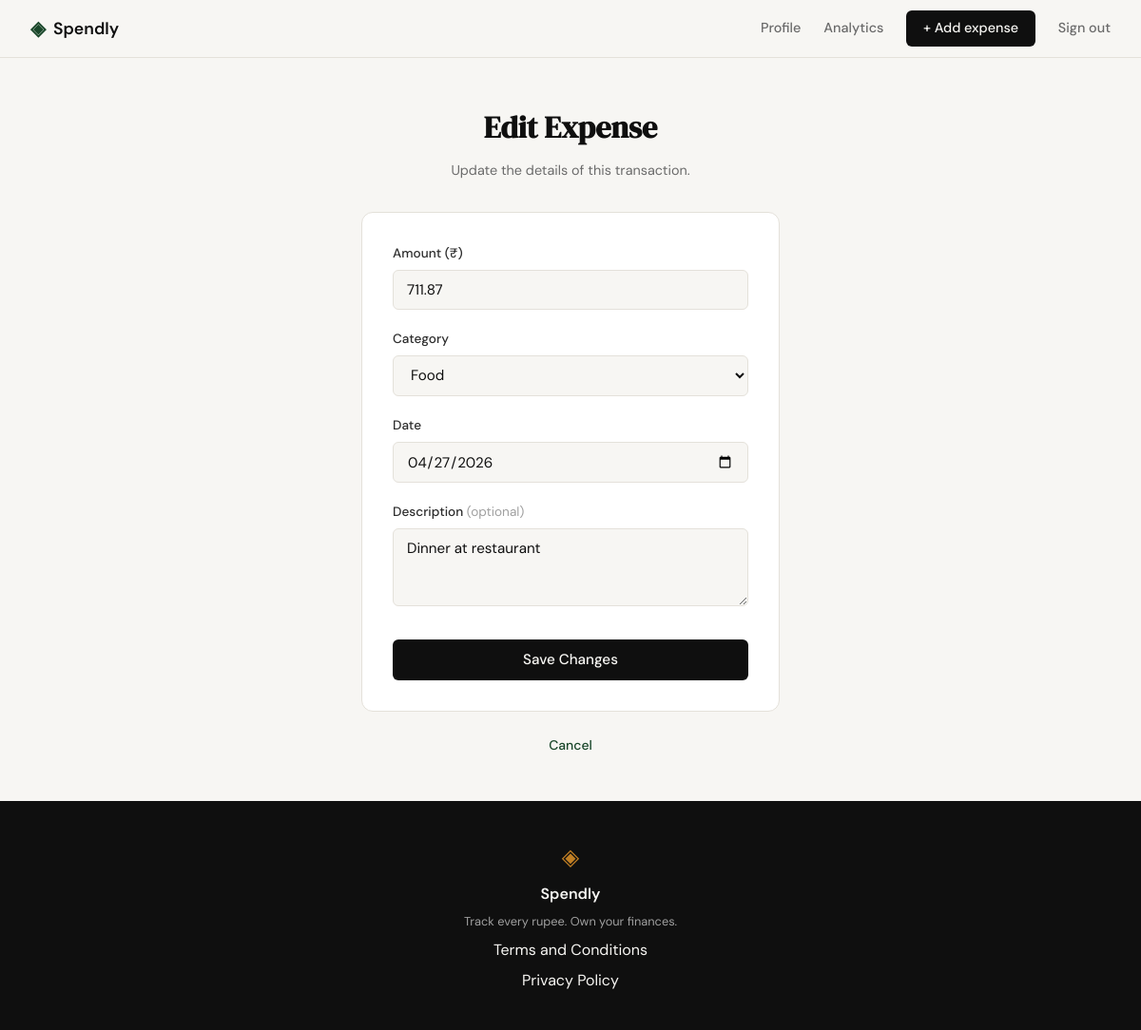
Before: /expenses/14/edit (signed in) with the older database file.
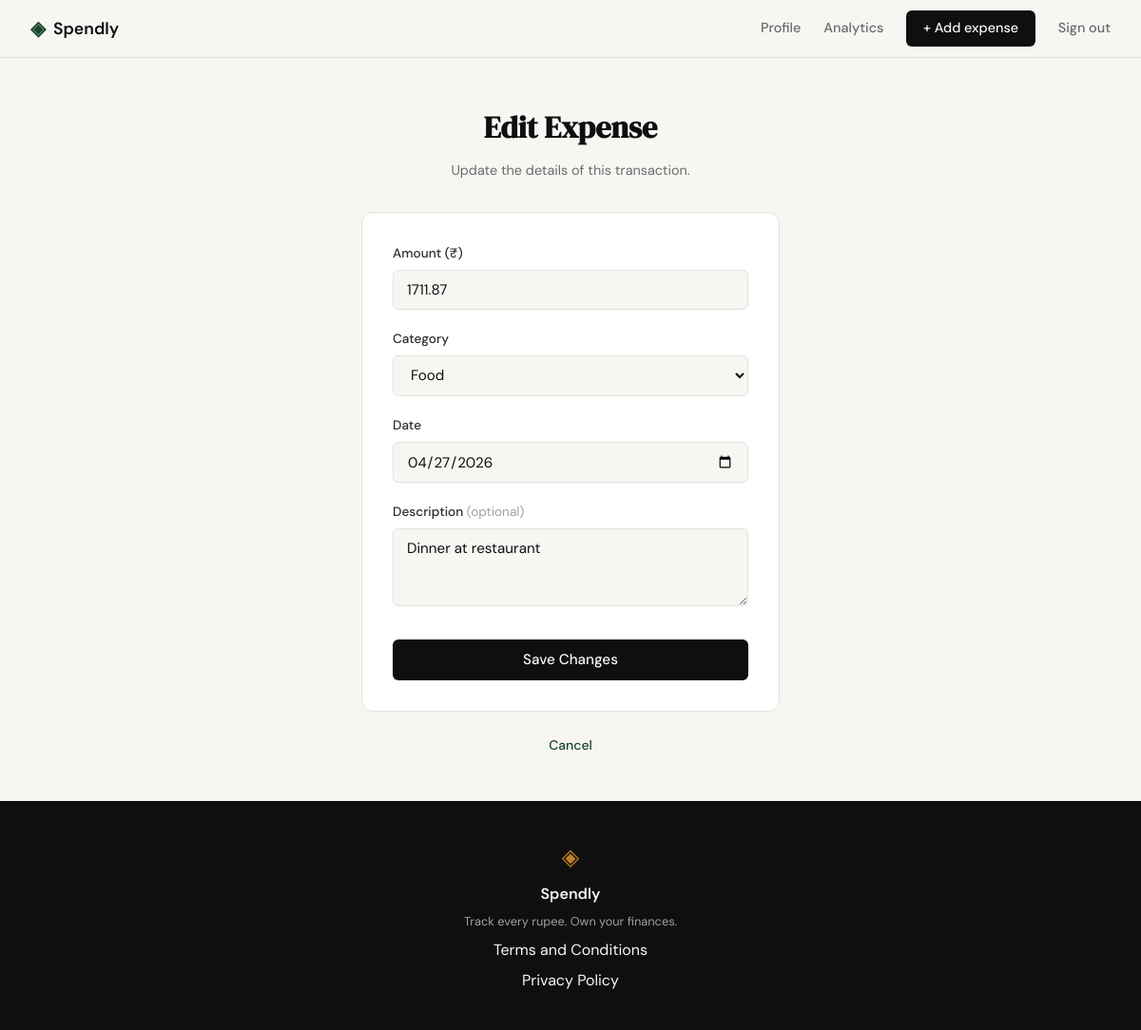
After: the same page with the newer database file.
### tables this page shows
CREATE TABLE expenses (
            id          INTEGER PRIMARY KEY AUTOINCREMENT,
            user_id     INTEGER NOT NULL REFERENCES users(id),
            amount      REAL    NOT NULL,
            category    TEXT    NOT NULL,
            date        TEXT    NOT NULL,
            description TEXT,
            created_at  TEXT    DEFAULT (datetime('now'))
        );

### app.py (the view, shortened to what this page needs)
@app.route("/expenses/<int:id>/edit", methods=["GET", "POST"])
def edit_expense(id):
    if not session.get("user_id"):
        return redirect(url_for("login"))
    expense = get_expense_by_id(id)
    if expense is None:
        abort(404)
    if expense["user_id"] != session["user_id"]:
        abort(403)
    return render_template(
        "edit_expense.html",
        categories=VALID_CATEGORIES,
        expense_id=id,
        form={
            "amount": expense["amount"],
            "category": expense["category"],
            "date": expense["date"],
            "description": expense["description"] or "",
        },
    )

### database/db.py (called while the page is built)
def get_db():
    db_path = os.path.join(os.path.dirname(__file__), "..", "spendly.db")
    conn = sqlite3.connect(db_path)
    conn.row_factory = sqlite3.Row
    conn.execute("PRAGMA foreign_keys = ON")
    return conn

def get_expense_by_id(expense_id):
    conn = get_db()
    row = conn.execute("SELECT * FROM expenses WHERE id = ?", (expense_id,)).fetchone()
    conn.close()
    return row

### templates/edit_expense.html (shortened to what this page needs)
{% extends "base.html" %}
{% block content %}
<section class="auth-section">
  <div class="auth-container">
    <div class="auth-header">
      <h1 class="auth-title">Edit Expense</h1>
      <p class="auth-subtitle">Update the details of this transaction.</p>
    </div>
    <div class="auth-card">
      <form method="POST" action="{{ url_for('edit_expense', id=expense_id) }}">
        <div class="form-group">
          <label for="amount">Amount (₹)</label>
          <input
            type="number"
            id="amount"
            name="amount"
            class="form-input"
            step="0.01"
            min="0.01"
            placeholder="0.00"
            value="{{ form.amount }}"
            required
            autofocus
          >
        </div>
        <div class="form-group">
          <label for="category">Category</label>
          <select id="category" name="category" class="form-input">
            {% for cat in categories %}
            <option value="{{ cat }}" {% if form.category == cat %}selected{% endif %}>{{ cat }}</option>
            {% endfor %}
          </select>
        </div>
        <div class="form-group">
          <label for="date">Date</label>
          <input
            type="date"
            id="date"
            name="date"
            class="form-input"
            value="{{ form.date }}"
            required
          >
        </div>
        <div class="form-group">
          <label for="description">Description <span style="color: var(--ink-faint); font-weight: 400;">(optional)</span></label>
          <textarea
            id="description"
            name="description"
            class="form-input"
            rows="3"
            placeholder="What was this expense for?"
          >{{ form.description }}</textarea>
        </div>
        <button type="submit" class="btn-submit">Save Changes</button>
      </form>
    </div>
    <p class="auth-switch">
      <a href="{{ url_for('profile') }}">Cancel</a>
    </p>
  </div>
</section>
{% endblock %}

Changed rows visible on the page:
changed expenses "Food": amount "711.87" → "1711.87"
